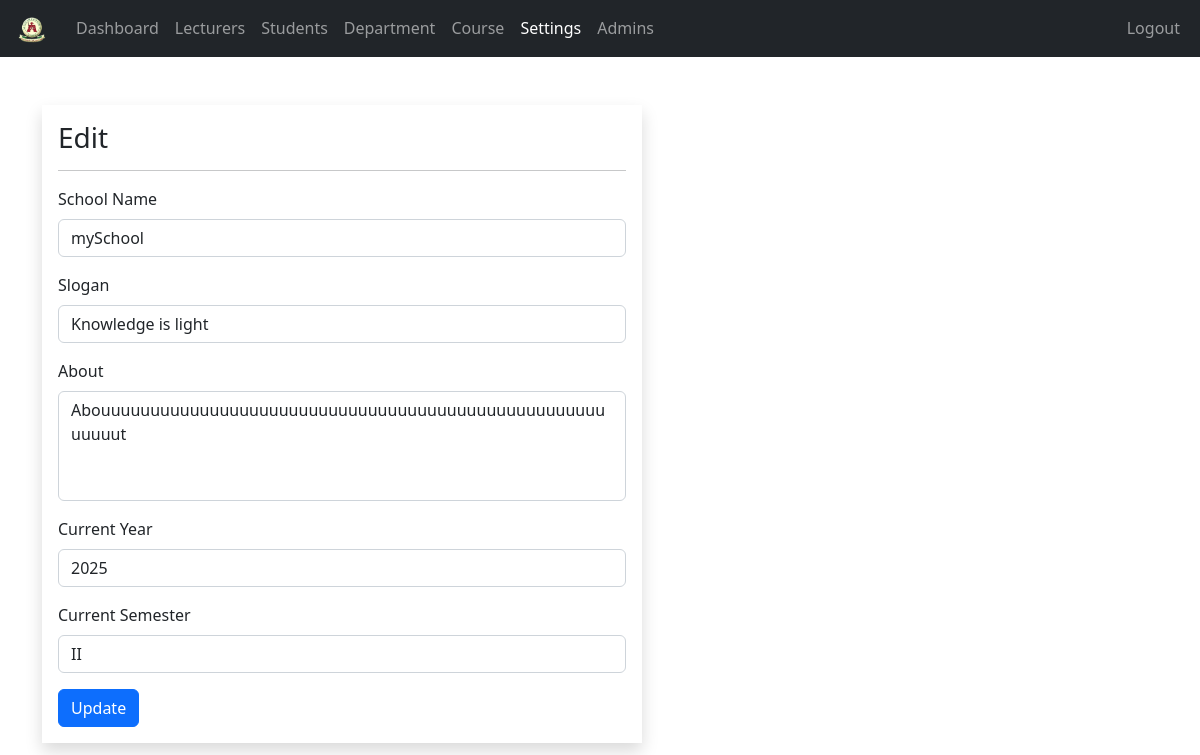
Before: /admin/settings.php (signed in) with the older database file.
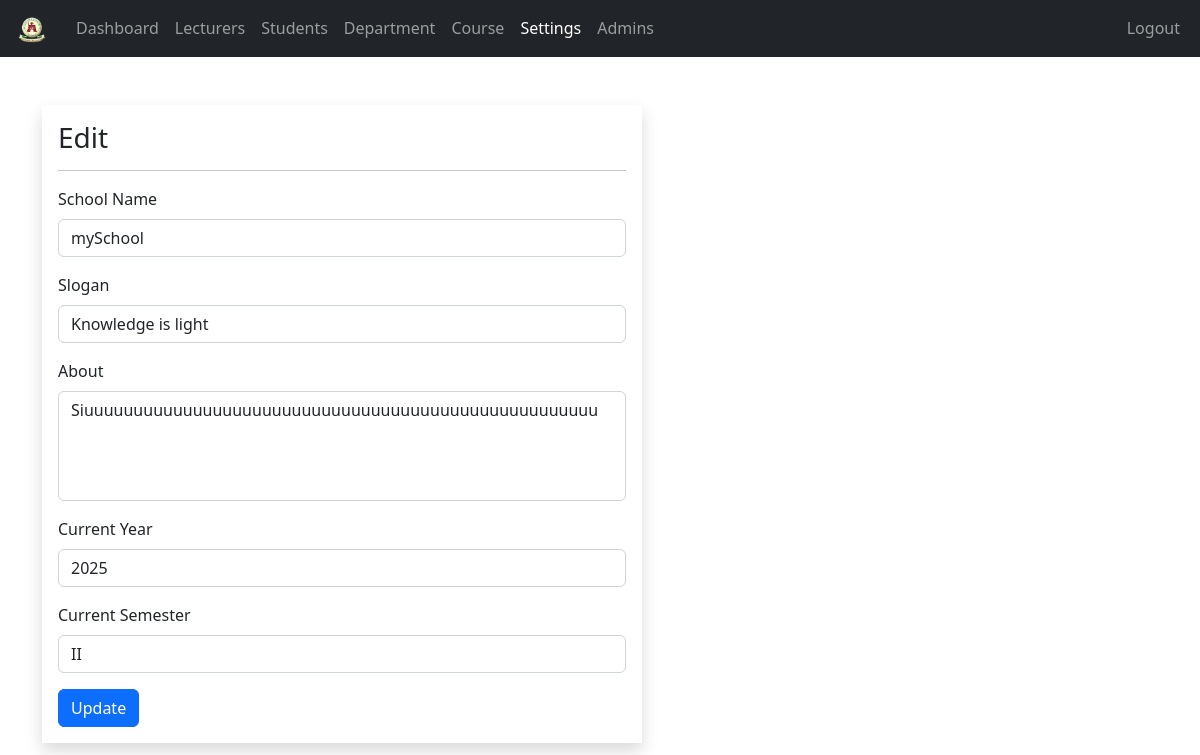
After: the same page with the newer database file.
### tables this page shows
CREATE TABLE `setting` (
  `id` int NOT NULL AUTO_INCREMENT,
  `current_year` int NOT NULL,
  `current_semester` varchar(11) NOT NULL,
  `school_name` varchar(100) NOT NULL,
  `slogan` varchar(300) NOT NULL,
  `about` text NOT NULL,
  PRIMARY KEY (`id`)
);

### admin/data/setting.php (called while the page is built, shortened)
<?php
function getSetting($conn){
  $sql = "SELECT * FROM setting LIMIT 1";
  $stmt = $conn->prepare($sql);
  $stmt->execute();
  if ($stmt->rowCount() == 1) {
    return $stmt->fetch(PDO::FETCH_ASSOC);
  }
}

### admin/settings.php (the view, shortened to what this page needs)
<?php
if (isset($_SESSION['admin_id']) && isset($_SESSION['role'])) {
    if ($_SESSION['role'] == 'Admin') {
        include "../DB_connection.php";
        include "data/setting.php";
        $setting = getSetting($conn);
?>
<!DOCTYPE html>
<html lang="en">
<head>
	<link rel="stylesheet" href="https://cdn.jsdelivr.net/npm/bootstrap@5.2.0/dist/css/bootstrap.min.css">
	<link rel="stylesheet" href="../css/style.css">
    <link rel="stylesheet" href="https://cdnjs.cloudflare.com/ajax/libs/font-awesome/4.7.0/css/font-awesome.min.css">
</head>
<body>
    <?php include "inc/navbar.php"; ?>
    <div class="container mt-5">
        <form method="post" class="shadow p-3 mt-5 form-w" action="req/setting-edit.php">
            <h3>Edit</h3><hr>
            <div class="mb-3">
              <label class="form-label">School Name</label>
              <input type="text" class="form-control" value="<?= htmlspecialchars($setting['school_name']) ?>" name="school_name" required>
            </div>
            <div class="mb-3">
              <label class="form-label">Slogan</label>
              <input type="text" class="form-control" value="<?= htmlspecialchars($setting['slogan']) ?>" name="slogan" required>
            </div>
            <div class="mb-3">
                <label class="form-label">About</label>
                <textarea class="form-control" name="about" rows="4" required><?= htmlspecialchars($setting['about']) ?></textarea>
            </div>
            <div class="mb-3">
              <label class="form-label">Current Year</label>
              <input type="text" class="form-control" value="<?= htmlspecialchars($setting['current_year']) ?>" name="current_year" required>
            </div>
            <div class="mb-3">
              <label class="form-label">Current Semester</label>
              <input type="text" class="form-control" value="<?= htmlspecialchars($setting['current_semester']) ?>" name="current_semester" required>
            </div>
            <button type="submit" class="btn btn-primary">Update</button>
        </form>
    </div>
</body>
</html>
<?php
    } else {
        header("Location: ../login.php");
        exit;
    }
} else {
    header("Location: ../login.php");
    exit;
}
?>

Changed rows visible on the page:
changed setting "mySchool": about "Abouuuuuuuuuuuuuuuuuuuuuuuuuuuuuuuuuuuuuuuuuuuuuuuuuuuuuuuut" → "Siuuuuuuuuuuuuuuuuuuuuuuuuuuuuuuuuuuuuuuuuuuuuuuuuuuuu"
